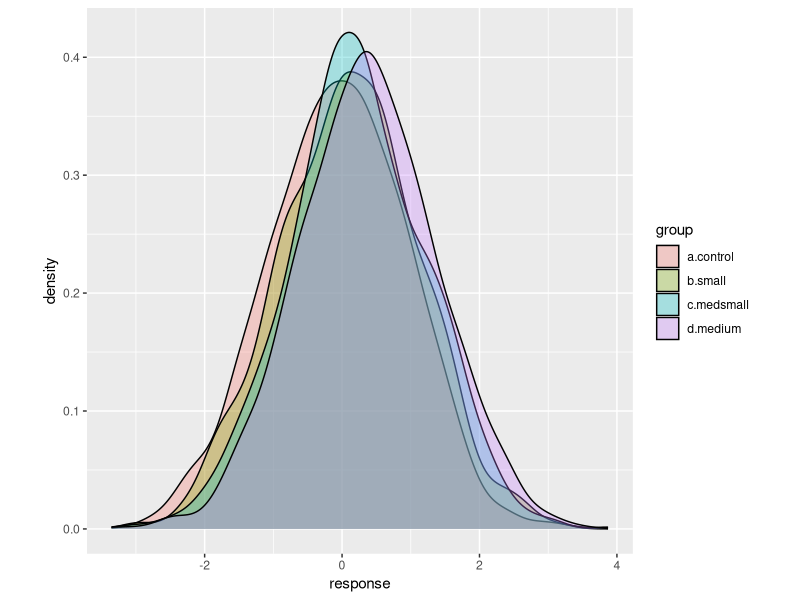
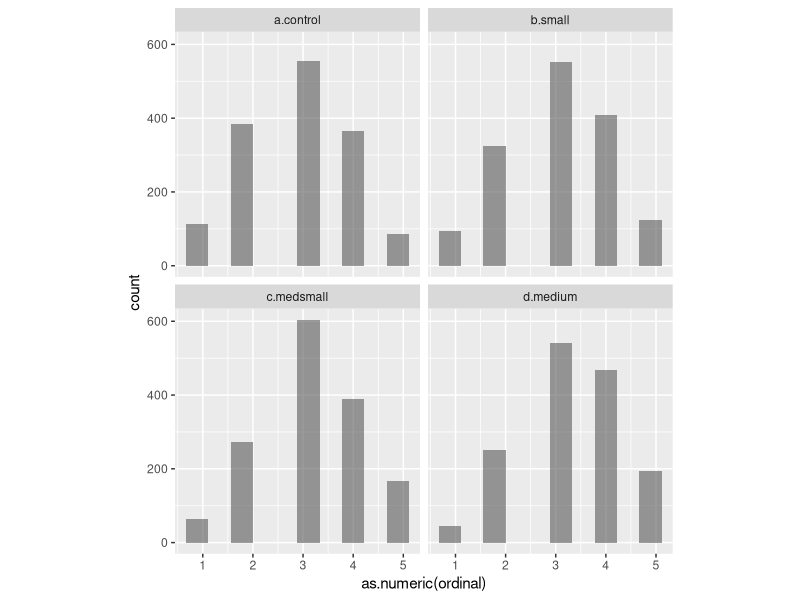

Write R code to recreate these figures, in order. (Note: this script raises an error after producing the figures.)
## ---- chunk 1
memory.limit(100000)
## ---- chunk 2

# tidyverse simply used for data wrangling and plotting
library(tidyverse)

## ---- chunk 3
four.group.datamaker <- function(sim = 1, a = 0, b = .1, c = .2, d = .4, pop=1500) {

  # first a tibble (data frame) with 1500 ppts, with the different groups showing
  # effect sizes in Cohen's d of .1, .2, and .4
  four.groups <- tibble(a.control = rnorm(pop, a, 1),
                        b.small = rnorm(pop, b, 1),
                        c.medsmall = rnorm(pop, c, 1),
                        d.medium = rnorm(pop, d, 1),
                        sample.size = 1:pop) %>%

    # turn the data into long form
    pivot_longer(cols = 'a.control':'d.medium', names_to = 'group', values_to = 'response') %>%

    # put cutpoints in the data to make it more similar to the ordinal responses we would get
    mutate(ordinal = case_when(response < -1.5 ~ 1,
                               response < -.5 ~ 2,
                               response < .5 ~ 3,
                               response < 1.5 ~ 4,
                               response >= 1.5 ~ 5),

           # for the purposes of this demo we will not analyse it as ordinal as it takes longer
           # to run the regressions, but if you did so you would also want to make the response
           # a factor
           ordinal = as.factor(ordinal),
           sim = sim)

  return(four.groups)

}

# test that the function works to make one data set before making many!
test.data <- four.group.datamaker()

ggplot(data = test.data) +
  geom_density(aes(x = response, fill = group), alpha = .3) +
  theme(
    aspect.ratio = 1
  )

ggplot(data = test.data) +
  geom_histogram(aes(x = as.numeric(ordinal)), alpha = .6,
                 position = position_dodge(), bins = 10) +
  facet_wrap(~group) +
  theme(
    aspect.ratio = 1
  )

## ---- chunk 4
library(furrr)

plan(multisession)
options <- furrr_options(seed = 48238)
## ---- chunk 5

# we will pass N = 500 simulations to the map function
nsims <- 1:500

# the map function will run our data-making function over 1000 simulations
sim.data <- future_map_dfr(.x = nsims, .f = four.group.datamaker,
                           a = 0, b = .1, c = .2, d = .4, .options = options)

# split the simulated data into the separate simulations
sim.data <- sim.data %>% group_by(sim) %>% group_split()

## ---- chunk 6
head(sim.data[[1]])
## ---- chunk 7

linear.reg.maker <- function(data, breaks) {

  # this function cuts the data set it is given into different sample sizes
  cut.samples <- function(break.point, data) {
    cut.data <- filter(data, sample.size <= break.point)
    cut.data <- mutate(cut.data,
                       sample.size = break.point)
    return(cut.data)
  }

  data.cuts <- map_dfr(.x = breaks, .f = cut.samples, data = data)

  # the data is split according to the sample size
  # to feed to the regression model
  data.cuts <- data.cuts %>% group_by(sample.size) %>% group_split()

  # this function runs the regression
  run.reg <- function(data) {

    four.group.form <- as.numeric(ordinal) ~ 1 + group

    four.group.reg <-
      lm(formula = four.group.form,
           data = data)

    # we extract confidence intervals for the parameters of interest
    ci99 <- confint(four.group.reg, level = .99)
    ci95 <- confint(four.group.reg, level = .95)

    # we create an output to show the confidence intervals around the effects
    # and some additional inference info, e.g., 'nonzero' indicates whether
    # the lower bound of the CI excludes 0 or not.
    # 'width' indicates the width of the confidence interval,
    # for assessment of precision
    output <- tibble(group = c('small', 'medsmall', 'medium',
                               'small', 'medsmall', 'medium'),
                     interval = c(.99, .99, .99, .95, .95, .95),
                     lower = c(ci99[[2,1]], ci99[[3,1]], ci99[[4,1]],
                               ci95[[2,1]], ci95[[3,1]], ci95[[4,1]]),
                     upper = c(ci99[[2,2]], ci99[[3,2]], ci99[[4,2]],
                               ci95[[2,2]], ci95[[3,2]], ci95[[4,2]])) %>%
      mutate('nonzero' = case_when(lower > 0 ~ 1,
                                   TRUE ~ 0),
             'width' = abs(upper - lower),
             'sim' = data[[1, 'sim']],
             'cell.size' = nrow(data)/4)

    return(output)
  }

  # run the regression function over the different sample sizes
  output <- map_df(.x = data.cuts, .f = run.reg)

  return(output)
}


## ---- chunk 8

t1 <- Sys.time()
linreg.output <- future_map_dfr(.x = sim.data,
                                .f = linear.reg.maker,
                                breaks = seq(from = 150, to = 1500, by = 150))
t2 <- Sys.time()
t2 - t1

## ---- chunk 9

# group the data according to group, confidence interval, and size per group
four.group.lin.summary <- linreg.output %>% group_by(group, interval, cell.size) %>%
  # summarise the amount of times we get a CI greater than 0
  summarise(.groups = 'keep',
            'ci above 0 vs. control' = sum(nonzero)/5)  %>%
  # change some factors for plotting
  mutate(interval = factor(interval, levels = c('0.95', '0.99'),
                           labels = c('95% CI', '99% CI')),
         'Effect size' = factor(group, levels = c('small', 'medsmall', 'medium'),
                                labels = c('Very small (.1)', 'Small (.2)', 'Medium (.4)')))

## ---- chunk 10

ggplot(data = four.group.lin.summary) +
  scale_x_continuous(limits = c(100, 1550), breaks = seq(from = 150, to = 1500, by = 150)) +
  scale_y_continuous(limits = c(0, 100), breaks = seq(from = 0, to = 100, by = 20)) +
  geom_hline(aes(yintercept = 80), linetype = 'dashed', size = .33, alpha = .25) +
  geom_hline(aes(yintercept = 90), linetype = 'dashed', size = .33, alpha = .25) +
  geom_path(aes(x = cell.size, y = `ci above 0 vs. control`, color = `Effect size`,
                group = `Effect size`), size = .66) +
  geom_point(aes(x = cell.size, y = `ci above 0 vs. control`, color = `Effect size`),
             size = 1.5) +
  labs(y = 'Power to detect a non-zero effect',
       x = 'Number of participants per condition (control group not included)') +
  scale_color_manual(values = c('#c10d0d', '#7dc3c2', '#dcc55b')) +
  facet_wrap(~interval) +
  theme(
    aspect.ratio = 1,
    panel.grid.major = element_line(colour = "white", size = 0.33),
    panel.grid.minor = element_line(colour = "white", size = 0.2),
    panel.background = element_rect(fill = "grey96"),
    axis.line = element_line(color = 'black', size = 0.375),
    axis.ticks = element_line(color = 'black', size = 0.5),
    text = element_text(color = 'black', family = 'Gill Sans MT', size = 9),
    axis.text = element_text(color = 'black', family = 'Gill Sans MT', size = 7),
    strip.background = element_blank()
  )
